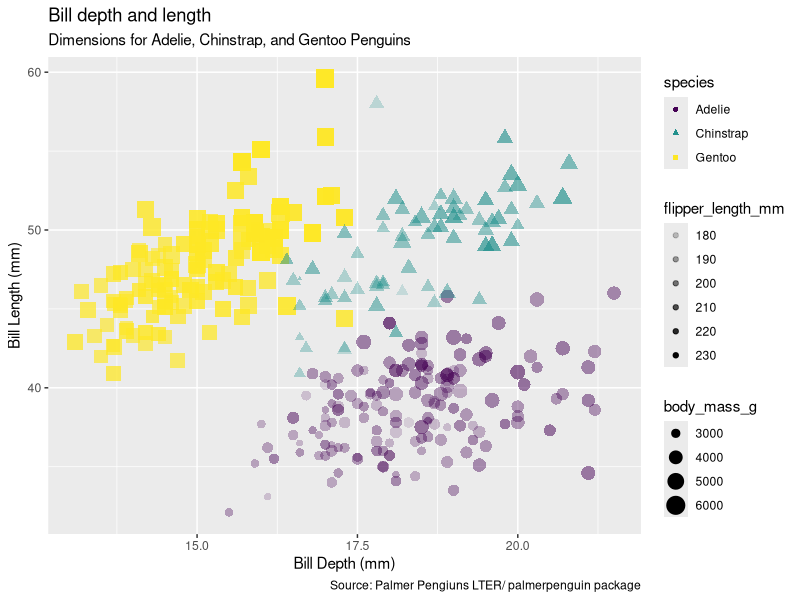
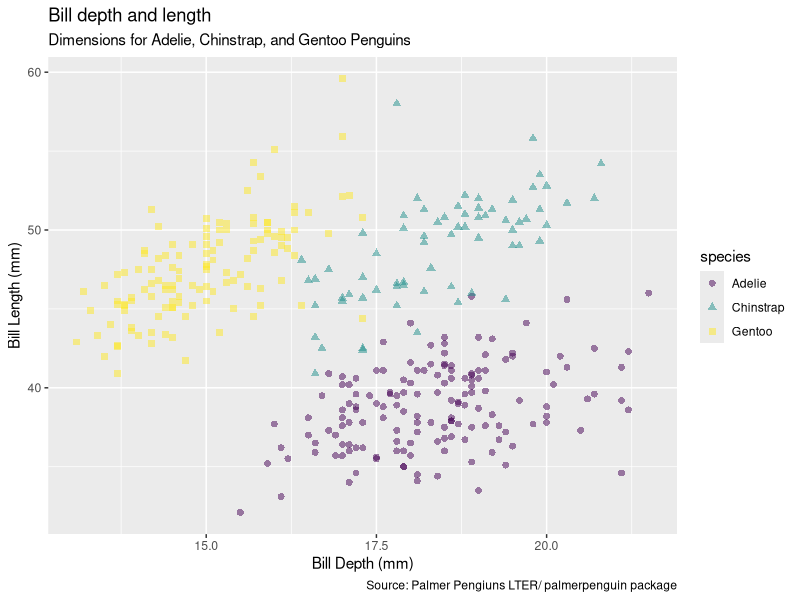
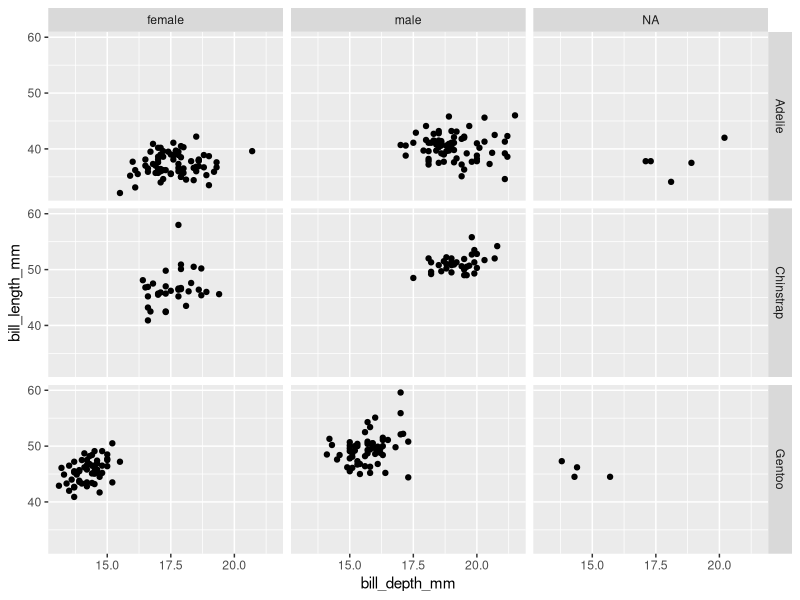
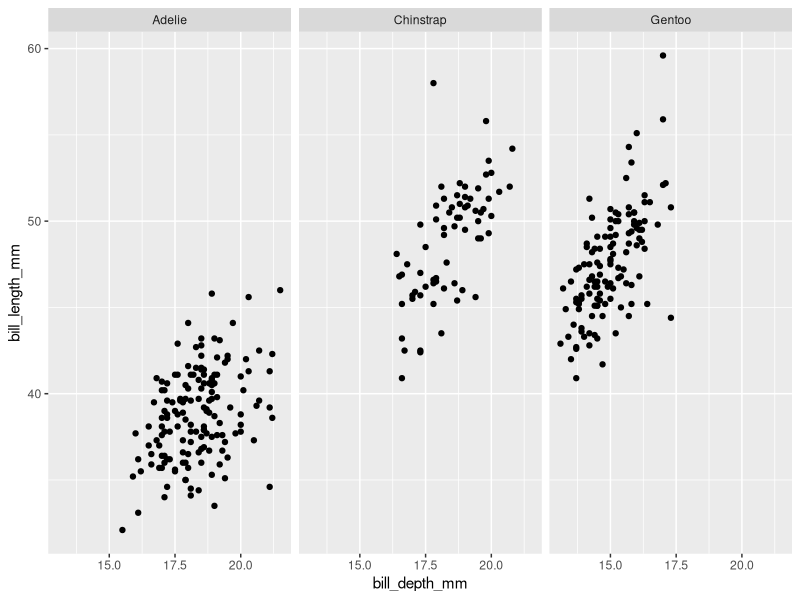
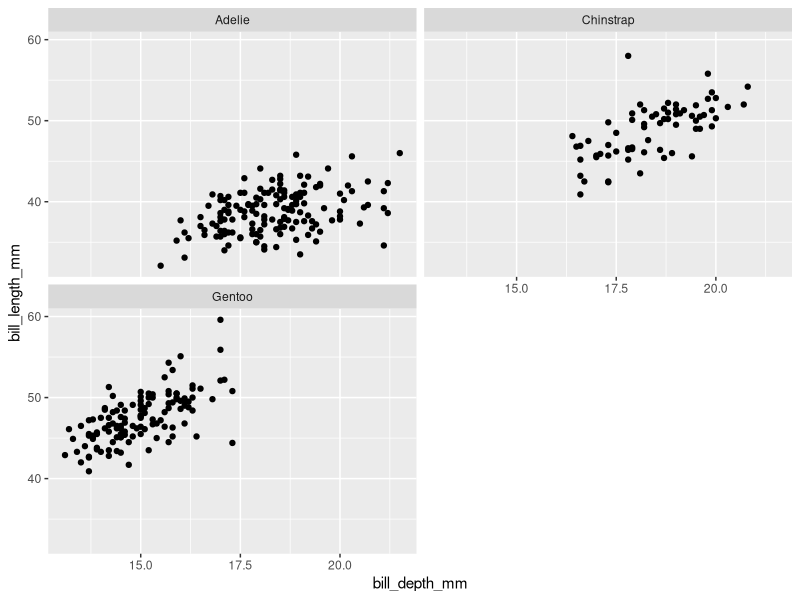

These figures' R source, in order:
### This is script for Week 3.
### Created by: Vivian Vy Le
### Created on: 2022-02-08
###############################

#### load libraries ####
library(palmerpenguins)
library(tidyverse)

#### data analysis ####
glimpse(penguins)

ggplot(data=penguins,
       mapping = aes(x = bill_depth_mm,
                     y = bill_length_mm,
                     color = species,
                     shape = species,
                     size = body_mass_g,
                     alpha = flipper_length_mm)) +
  geom_point()+
  labs(title = "Bill depth and length",
       subtitle = "Dimensions for Adelie, Chinstrap, and Gentoo Penguins",
       x = "Bill Depth (mm)", y = "Bill Length (mm)",
       # color = "Species", #added a hash so that there is one legend, matches with top code
       caption = "Source: Palmer Pengiuns LTER/ palmerpenguin package") +
  scale_color_viridis_d() #changing the color of the graph, color blind friendly


#### data mapping vs setting ####
ggplot(data=penguins,
       mapping = aes(x = bill_depth_mm,
                     y = bill_length_mm,
                     color = species,
                     shape = species,
                     size = body_mass_g,
                     alpha = flipper_length_mm)) +
  geom_point(size = 2, alpha =0.5)+
  labs(title = "Bill depth and length",
       subtitle = "Dimensions for Adelie, Chinstrap, and Gentoo Penguins",
       x = "Bill Depth (mm)", y = "Bill Length (mm)",
       # color = "Species", #added a hash so that there is one legend, matches with top code
       caption = "Source: Palmer Pengiuns LTER/ palmerpenguin package") +
  scale_color_viridis_d() #changing the color of the graph, color blind friendly

#### testing out facets ####
ggplot(penguins,
       aes(x = bill_depth_mm,
           y = bill_length_mm))+
  geom_point()+
  facet_grid(species~sex)

ggplot(penguins,
       aes(x = bill_depth_mm,
           y = bill_length_mm))+
  geom_point()+
  facet_wrap(~ species)

ggplot(penguins,
       aes(x = bill_depth_mm,
           y = bill_length_mm))+
  geom_point()+
  facet_wrap(~ species, ncol = 2) #number of columns
